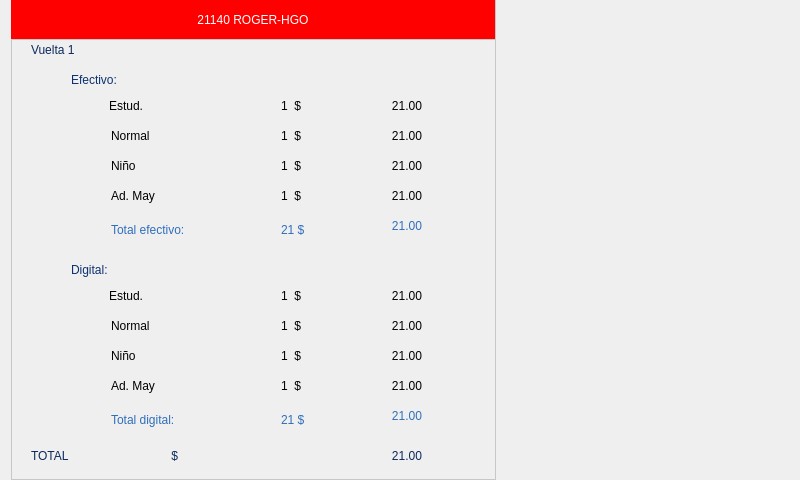
<?xml version='1.0' encoding='utf-8'?>
<ui version="4.0">
 <class>Form</class>
 <widget class="QWidget" name="Form">
  <property name="geometry">
   <rect>
    <x>0</x>
    <y>0</y>
    <width>800</width>
    <height>480</height>
   </rect>
  </property>
  <property name="minimumSize">
   <size>
    <width>800</width>
    <height>480</height>
   </size>
  </property>
  <property name="maximumSize">
   <size>
    <width>800</width>
    <height>480</height>
   </size>
  </property>
  <property name="windowTitle">
   <string>Form</string>
  </property>
  <widget class="QLabel" name="label_font">
   <property name="geometry">
    <rect>
     <x>0</x>
     <y>0</y>
     <width>800</width>
     <height>480</height>
    </rect>
   </property>
   <property name="text">
    <string />
   </property>
   <property name="pixmap">
    <pixmap>../Imagenes/Servicios.jpg</pixmap>
   </property>
   <property name="scaledContents">
    <bool>true</bool>
   </property>
   <property name="margin">
    <number>0</number>
   </property>
   <property name="indent">
    <number>-1</number>
   </property>
  </widget>
  <widget class="QFrame" name="destinos">
   <property name="geometry">
    <rect>
     <x>11</x>
     <y>-1</y>
     <width>485</width>
     <height>481</height>
    </rect>
   </property>
   <property name="styleSheet">
    <string notr="true">QFrame{
border: 1px solid #c7c7c7;
}</string>
   </property>
   <property name="frameShape">
    <enum>QFrame::StyledPanel</enum>
   </property>
   <property name="frameShadow">
    <enum>QFrame::Raised</enum>
   </property>
   <widget class="QLabel" name="label_vuelta">
    <property name="geometry">
     <rect>
      <x>20</x>
      <y>40</y>
      <width>101</width>
      <height>21</height>
     </rect>
    </property>
    <property name="styleSheet">
     <string notr="true">border: 0;
font: 15pt "MS Sans Serif";
color: rgb(11, 41, 92);</string>
    </property>
    <property name="text">
     <string>Vuelta 1</string>
    </property>
   </widget>
   <widget class="QLabel" name="label_estudiantes">
    <property name="geometry">
     <rect>
      <x>98</x>
      <y>100</y>
      <width>71</width>
      <height>31</height>
     </rect>
    </property>
    <property name="styleSheet">
     <string notr="true">border: 0;
font: 15pt "MS Sans Serif";</string>
    </property>
    <property name="frameShadow">
     <enum>QFrame::Plain</enum>
    </property>
    <property name="lineWidth">
     <number>0</number>
    </property>
    <property name="text">
     <string>Estud.</string>
    </property>
    <property name="alignment">
     <set>Qt::AlignLeading|Qt::AlignLeft|Qt::AlignTop</set>
    </property>
   </widget>
   <widget class="QLabel" name="label_head">
    <property name="geometry">
     <rect>
      <x>-1</x>
      <y>0</y>
      <width>486</width>
      <height>41</height>
     </rect>
    </property>
    <property name="styleSheet">
     <string notr="true">color:rgb(255, 255, 255);
background-color:rgb(255, 0, 0);
font: 87 20pt "Arial Black";</string>
    </property>
    <property name="text">
     <string>21140 ROGER-HGO</string>
    </property>
    <property name="alignment">
     <set>Qt::AlignCenter</set>
    </property>
   </widget>
   <widget class="QLabel" name="label_estudiantes_2">
    <property name="geometry">
     <rect>
      <x>100</x>
      <y>130</y>
      <width>71</width>
      <height>31</height>
     </rect>
    </property>
    <property name="styleSheet">
     <string notr="true">border: 0;
font: 15pt "MS Sans Serif";</string>
    </property>
    <property name="frameShadow">
     <enum>QFrame::Plain</enum>
    </property>
    <property name="lineWidth">
     <number>0</number>
    </property>
    <property name="text">
     <string>Normal</string>
    </property>
    <property name="alignment">
     <set>Qt::AlignLeading|Qt::AlignLeft|Qt::AlignTop</set>
    </property>
   </widget>
   <widget class="QLabel" name="label_estudiantes_3">
    <property name="geometry">
     <rect>
      <x>100</x>
      <y>160</y>
      <width>71</width>
      <height>31</height>
     </rect>
    </property>
    <property name="styleSheet">
     <string notr="true">border: 0;
font: 15pt "MS Sans Serif";</string>
    </property>
    <property name="frameShadow">
     <enum>QFrame::Plain</enum>
    </property>
    <property name="lineWidth">
     <number>0</number>
    </property>
    <property name="text">
     <string>Niño</string>
    </property>
    <property name="alignment">
     <set>Qt::AlignLeading|Qt::AlignLeft|Qt::AlignTop</set>
    </property>
   </widget>
   <widget class="QLabel" name="label_estudiantes_4">
    <property name="geometry">
     <rect>
      <x>100</x>
      <y>190</y>
      <width>81</width>
      <height>31</height>
     </rect>
    </property>
    <property name="styleSheet">
     <string notr="true">border: 0;
font: 15pt "MS Sans Serif";</string>
    </property>
    <property name="frameShadow">
     <enum>QFrame::Plain</enum>
    </property>
    <property name="lineWidth">
     <number>0</number>
    </property>
    <property name="text">
     <string>Ad. May</string>
    </property>
    <property name="alignment">
     <set>Qt::AlignLeading|Qt::AlignLeft|Qt::AlignTop</set>
    </property>
   </widget>
   <widget class="QLabel" name="label_cantidad_boletos_estud">
    <property name="geometry">
     <rect>
      <x>270</x>
      <y>100</y>
      <width>41</width>
      <height>31</height>
     </rect>
    </property>
    <property name="styleSheet">
     <string notr="true">border: 0;
font: 15pt "MS Sans Serif";</string>
    </property>
    <property name="frameShadow">
     <enum>QFrame::Plain</enum>
    </property>
    <property name="lineWidth">
     <number>0</number>
    </property>
    <property name="text">
     <string>1  $</string>
    </property>
    <property name="alignment">
     <set>Qt::AlignLeading|Qt::AlignLeft|Qt::AlignTop</set>
    </property>
   </widget>
   <widget class="QLabel" name="label_total_cobro_estud">
    <property name="geometry">
     <rect>
      <x>340</x>
      <y>100</y>
      <width>71</width>
      <height>31</height>
     </rect>
    </property>
    <property name="styleSheet">
     <string notr="true">border: 0;
font: 15pt "MS Sans Serif";</string>
    </property>
    <property name="frameShadow">
     <enum>QFrame::Plain</enum>
    </property>
    <property name="lineWidth">
     <number>0</number>
    </property>
    <property name="text">
     <string>21.00</string>
    </property>
    <property name="alignment">
     <set>Qt::AlignRight|Qt::AlignTop|Qt::AlignTrailing</set>
    </property>
   </widget>
   <widget class="QLabel" name="label_cantidad_boletos_normal">
    <property name="geometry">
     <rect>
      <x>270</x>
      <y>130</y>
      <width>41</width>
      <height>31</height>
     </rect>
    </property>
    <property name="styleSheet">
     <string notr="true">border: 0;
font: 15pt "MS Sans Serif";</string>
    </property>
    <property name="frameShadow">
     <enum>QFrame::Plain</enum>
    </property>
    <property name="lineWidth">
     <number>0</number>
    </property>
    <property name="text">
     <string>1  $</string>
    </property>
    <property name="alignment">
     <set>Qt::AlignLeading|Qt::AlignLeft|Qt::AlignTop</set>
    </property>
   </widget>
   <widget class="QLabel" name="label_total_cobro_normal">
    <property name="geometry">
     <rect>
      <x>340</x>
      <y>130</y>
      <width>71</width>
      <height>31</height>
     </rect>
    </property>
    <property name="styleSheet">
     <string notr="true">border: 0;
font: 15pt "MS Sans Serif";</string>
    </property>
    <property name="frameShadow">
     <enum>QFrame::Plain</enum>
    </property>
    <property name="lineWidth">
     <number>0</number>
    </property>
    <property name="text">
     <string>21.00</string>
    </property>
    <property name="alignment">
     <set>Qt::AlignRight|Qt::AlignTop|Qt::AlignTrailing</set>
    </property>
   </widget>
   <widget class="QLabel" name="label_cantidad_boletos_ninio">
    <property name="geometry">
     <rect>
      <x>270</x>
      <y>160</y>
      <width>41</width>
      <height>31</height>
     </rect>
    </property>
    <property name="styleSheet">
     <string notr="true">border: 0;
font: 15pt "MS Sans Serif";</string>
    </property>
    <property name="frameShadow">
     <enum>QFrame::Plain</enum>
    </property>
    <property name="lineWidth">
     <number>0</number>
    </property>
    <property name="text">
     <string>1  $</string>
    </property>
    <property name="alignment">
     <set>Qt::AlignLeading|Qt::AlignLeft|Qt::AlignTop</set>
    </property>
   </widget>
   <widget class="QLabel" name="label_cantidad_boletos_admayor">
    <property name="geometry">
     <rect>
      <x>270</x>
      <y>190</y>
      <width>41</width>
      <height>31</height>
     </rect>
    </property>
    <property name="styleSheet">
     <string notr="true">border: 0;
font: 15pt "MS Sans Serif";</string>
    </property>
    <property name="frameShadow">
     <enum>QFrame::Plain</enum>
    </property>
    <property name="lineWidth">
     <number>0</number>
    </property>
    <property name="text">
     <string>1  $</string>
    </property>
    <property name="alignment">
     <set>Qt::AlignLeading|Qt::AlignLeft|Qt::AlignTop</set>
    </property>
   </widget>
   <widget class="QLabel" name="label_total_cobro_ninio">
    <property name="geometry">
     <rect>
      <x>340</x>
      <y>160</y>
      <width>71</width>
      <height>31</height>
     </rect>
    </property>
    <property name="styleSheet">
     <string notr="true">border: 0;
font: 15pt "MS Sans Serif";</string>
    </property>
    <property name="frameShadow">
     <enum>QFrame::Plain</enum>
    </property>
    <property name="lineWidth">
     <number>0</number>
    </property>
    <property name="text">
     <string>21.00</string>
    </property>
    <property name="alignment">
     <set>Qt::AlignRight|Qt::AlignTop|Qt::AlignTrailing</set>
    </property>
   </widget>
   <widget class="QLabel" name="label_total_cobro_admayor">
    <property name="geometry">
     <rect>
      <x>340</x>
      <y>190</y>
      <width>71</width>
      <height>31</height>
     </rect>
    </property>
    <property name="styleSheet">
     <string notr="true">border: 0;
font: 15pt "MS Sans Serif";</string>
    </property>
    <property name="frameShadow">
     <enum>QFrame::Plain</enum>
    </property>
    <property name="lineWidth">
     <number>0</number>
    </property>
    <property name="text">
     <string>21.00</string>
    </property>
    <property name="alignment">
     <set>Qt::AlignRight|Qt::AlignTop|Qt::AlignTrailing</set>
    </property>
   </widget>
   <widget class="QLabel" name="label_estudiantes_5">
    <property name="geometry">
     <rect>
      <x>20</x>
      <y>450</y>
      <width>301</width>
      <height>31</height>
     </rect>
    </property>
    <property name="styleSheet">
     <string notr="true">border: 0;
font: 16pt "MS Sans Serif";
color: rgb(11, 41, 92);</string>
    </property>
    <property name="frameShadow">
     <enum>QFrame::Plain</enum>
    </property>
    <property name="lineWidth">
     <number>0</number>
    </property>
    <property name="text">
     <string>TOTAL                               $</string>
    </property>
    <property name="alignment">
     <set>Qt::AlignLeading|Qt::AlignLeft|Qt::AlignTop</set>
    </property>
   </widget>
   <widget class="QLabel" name="label_total_a_liquidar">
    <property name="geometry">
     <rect>
      <x>320</x>
      <y>450</y>
      <width>91</width>
      <height>31</height>
     </rect>
    </property>
    <property name="styleSheet">
     <string notr="true">border: 0;
font: 15pt "MS Sans Serif";
color: rgb(11, 41, 92);</string>
    </property>
    <property name="frameShadow">
     <enum>QFrame::Plain</enum>
    </property>
    <property name="lineWidth">
     <number>0</number>
    </property>
    <property name="text">
     <string>21.00</string>
    </property>
    <property name="alignment">
     <set>Qt::AlignRight|Qt::AlignTop|Qt::AlignTrailing</set>
    </property>
   </widget>
   <widget class="QLabel" name="label_total_cobro_admayor_digital">
    <property name="geometry">
     <rect>
      <x>340</x>
      <y>380</y>
      <width>71</width>
      <height>31</height>
     </rect>
    </property>
    <property name="styleSheet">
     <string notr="true">border: 0;
font: 15pt "MS Sans Serif";</string>
    </property>
    <property name="frameShadow">
     <enum>QFrame::Plain</enum>
    </property>
    <property name="lineWidth">
     <number>0</number>
    </property>
    <property name="text">
     <string>21.00</string>
    </property>
    <property name="alignment">
     <set>Qt::AlignRight|Qt::AlignTop|Qt::AlignTrailing</set>
    </property>
   </widget>
   <widget class="QLabel" name="label_total_cobro_estud_digital">
    <property name="geometry">
     <rect>
      <x>340</x>
      <y>290</y>
      <width>71</width>
      <height>31</height>
     </rect>
    </property>
    <property name="styleSheet">
     <string notr="true">border: 0;
font: 15pt "MS Sans Serif";</string>
    </property>
    <property name="frameShadow">
     <enum>QFrame::Plain</enum>
    </property>
    <property name="lineWidth">
     <number>0</number>
    </property>
    <property name="text">
     <string>21.00</string>
    </property>
    <property name="alignment">
     <set>Qt::AlignRight|Qt::AlignTop|Qt::AlignTrailing</set>
    </property>
   </widget>
   <widget class="QLabel" name="label_total_cobro_ninio_digital">
    <property name="geometry">
     <rect>
      <x>340</x>
      <y>350</y>
      <width>71</width>
      <height>31</height>
     </rect>
    </property>
    <property name="styleSheet">
     <string notr="true">border: 0;
font: 15pt "MS Sans Serif";</string>
    </property>
    <property name="frameShadow">
     <enum>QFrame::Plain</enum>
    </property>
    <property name="lineWidth">
     <number>0</number>
    </property>
    <property name="text">
     <string>21.00</string>
    </property>
    <property name="alignment">
     <set>Qt::AlignRight|Qt::AlignTop|Qt::AlignTrailing</set>
    </property>
   </widget>
   <widget class="QLabel" name="label_cantidad_boletos_ninio_digital">
    <property name="geometry">
     <rect>
      <x>270</x>
      <y>350</y>
      <width>41</width>
      <height>31</height>
     </rect>
    </property>
    <property name="styleSheet">
     <string notr="true">border: 0;
font: 15pt "MS Sans Serif";</string>
    </property>
    <property name="frameShadow">
     <enum>QFrame::Plain</enum>
    </property>
    <property name="lineWidth">
     <number>0</number>
    </property>
    <property name="text">
     <string>1  $</string>
    </property>
    <property name="alignment">
     <set>Qt::AlignLeading|Qt::AlignLeft|Qt::AlignTop</set>
    </property>
   </widget>
   <widget class="QLabel" name="label_estudiantes_6">
    <property name="geometry">
     <rect>
      <x>100</x>
      <y>380</y>
      <width>81</width>
      <height>31</height>
     </rect>
    </property>
    <property name="styleSheet">
     <string notr="true">border: 0;
font: 15pt "MS Sans Serif";</string>
    </property>
    <property name="frameShadow">
     <enum>QFrame::Plain</enum>
    </property>
    <property name="lineWidth">
     <number>0</number>
    </property>
    <property name="text">
     <string>Ad. May</string>
    </property>
    <property name="alignment">
     <set>Qt::AlignLeading|Qt::AlignLeft|Qt::AlignTop</set>
    </property>
   </widget>
   <widget class="QLabel" name="label_cantidad_boletos_estud_digital">
    <property name="geometry">
     <rect>
      <x>270</x>
      <y>290</y>
      <width>41</width>
      <height>31</height>
     </rect>
    </property>
    <property name="styleSheet">
     <string notr="true">border: 0;
font: 15pt "MS Sans Serif";</string>
    </property>
    <property name="frameShadow">
     <enum>QFrame::Plain</enum>
    </property>
    <property name="lineWidth">
     <number>0</number>
    </property>
    <property name="text">
     <string>1  $</string>
    </property>
    <property name="alignment">
     <set>Qt::AlignLeading|Qt::AlignLeft|Qt::AlignTop</set>
    </property>
   </widget>
   <widget class="QLabel" name="label_cantidad_boletos_normal_digital">
    <property name="geometry">
     <rect>
      <x>270</x>
      <y>320</y>
      <width>41</width>
      <height>31</height>
     </rect>
    </property>
    <property name="styleSheet">
     <string notr="true">border: 0;
font: 15pt "MS Sans Serif";</string>
    </property>
    <property name="frameShadow">
     <enum>QFrame::Plain</enum>
    </property>
    <property name="lineWidth">
     <number>0</number>
    </property>
    <property name="text">
     <string>1  $</string>
    </property>
    <property name="alignment">
     <set>Qt::AlignLeading|Qt::AlignLeft|Qt::AlignTop</set>
    </property>
   </widget>
   <widget class="QLabel" name="label_estudiantes_7">
    <property name="geometry">
     <rect>
      <x>100</x>
      <y>350</y>
      <width>71</width>
      <height>31</height>
     </rect>
    </property>
    <property name="styleSheet">
     <string notr="true">border: 0;
font: 15pt "MS Sans Serif";</string>
    </property>
    <property name="frameShadow">
     <enum>QFrame::Plain</enum>
    </property>
    <property name="lineWidth">
     <number>0</number>
    </property>
    <property name="text">
     <string>Niño</string>
    </property>
    <property name="alignment">
     <set>Qt::AlignLeading|Qt::AlignLeft|Qt::AlignTop</set>
    </property>
   </widget>
   <widget class="QLabel" name="label_total_cobro_normal_digital">
    <property name="geometry">
     <rect>
      <x>340</x>
      <y>320</y>
      <width>71</width>
      <height>31</height>
     </rect>
    </property>
    <property name="styleSheet">
     <string notr="true">border: 0;
font: 15pt "MS Sans Serif";</string>
    </property>
    <property name="frameShadow">
     <enum>QFrame::Plain</enum>
    </property>
    <property name="lineWidth">
     <number>0</number>
    </property>
    <property name="text">
     <string>21.00</string>
    </property>
    <property name="alignment">
     <set>Qt::AlignRight|Qt::AlignTop|Qt::AlignTrailing</set>
    </property>
   </widget>
   <widget class="QLabel" name="label_estudiantes_8">
    <property name="geometry">
     <rect>
      <x>100</x>
      <y>320</y>
      <width>71</width>
      <height>31</height>
     </rect>
    </property>
    <property name="styleSheet">
     <string notr="true">border: 0;
font: 15pt "MS Sans Serif";</string>
    </property>
    <property name="frameShadow">
     <enum>QFrame::Plain</enum>
    </property>
    <property name="lineWidth">
     <number>0</number>
    </property>
    <property name="text">
     <string>Normal</string>
    </property>
    <property name="alignment">
     <set>Qt::AlignLeading|Qt::AlignLeft|Qt::AlignTop</set>
    </property>
   </widget>
   <widget class="QLabel" name="label_estudiantes_9">
    <property name="geometry">
     <rect>
      <x>98</x>
      <y>290</y>
      <width>71</width>
      <height>31</height>
     </rect>
    </property>
    <property name="styleSheet">
     <string notr="true">border: 0;
font: 15pt "MS Sans Serif";</string>
    </property>
    <property name="frameShadow">
     <enum>QFrame::Plain</enum>
    </property>
    <property name="lineWidth">
     <number>0</number>
    </property>
    <property name="text">
     <string>Estud.</string>
    </property>
    <property name="alignment">
     <set>Qt::AlignLeading|Qt::AlignLeft|Qt::AlignTop</set>
    </property>
   </widget>
   <widget class="QLabel" name="label_cantidad_boletos_admayor_digital">
    <property name="geometry">
     <rect>
      <x>270</x>
      <y>380</y>
      <width>41</width>
      <height>31</height>
     </rect>
    </property>
    <property name="styleSheet">
     <string notr="true">border: 0;
font: 15pt "MS Sans Serif";</string>
    </property>
    <property name="frameShadow">
     <enum>QFrame::Plain</enum>
    </property>
    <property name="lineWidth">
     <number>0</number>
    </property>
    <property name="text">
     <string>1  $</string>
    </property>
    <property name="alignment">
     <set>Qt::AlignLeading|Qt::AlignLeft|Qt::AlignTop</set>
    </property>
   </widget>
   <widget class="QLabel" name="label_vuelta_2">
    <property name="geometry">
     <rect>
      <x>60</x>
      <y>70</y>
      <width>101</width>
      <height>21</height>
     </rect>
    </property>
    <property name="styleSheet">
     <string notr="true">border: 0;
font: 15pt "MS Sans Serif";
color: rgb(12, 49, 112);</string>
    </property>
    <property name="text">
     <string>Efectivo:</string>
    </property>
   </widget>
   <widget class="QLabel" name="label_vuelta_3">
    <property name="geometry">
     <rect>
      <x>60</x>
      <y>260</y>
      <width>101</width>
      <height>21</height>
     </rect>
    </property>
    <property name="styleSheet">
     <string notr="true">border: 0;
font: 15pt "MS Sans Serif";
color: rgb(12, 49, 112);</string>
    </property>
    <property name="text">
     <string>Digital:</string>
    </property>
   </widget>
   <widget class="QLabel" name="label_vuelta_4">
    <property name="geometry">
     <rect>
      <x>100</x>
      <y>220</y>
      <width>161</width>
      <height>21</height>
     </rect>
    </property>
    <property name="styleSheet">
     <string notr="true">border: 0;
font: 15pt "MS Sans Serif";
color: rgb(48, 110, 188);</string>
    </property>
    <property name="text">
     <string>Total efectivo:</string>
    </property>
   </widget>
   <widget class="QLabel" name="label_cantidad_total_boletos_efectivo">
    <property name="geometry">
     <rect>
      <x>270</x>
      <y>220</y>
      <width>61</width>
      <height>21</height>
     </rect>
    </property>
    <property name="styleSheet">
     <string notr="true">border: 0;
font: 15pt "MS Sans Serif";
color: rgb(48, 110, 188);</string>
    </property>
    <property name="text">
     <string>21 $</string>
    </property>
   </widget>
   <widget class="QLabel" name="label_cantidad_total_boletos_digital">
    <property name="geometry">
     <rect>
      <x>270</x>
      <y>410</y>
      <width>61</width>
      <height>21</height>
     </rect>
    </property>
    <property name="styleSheet">
     <string notr="true">border: 0;
font: 15pt "MS Sans Serif";
color: rgb(48, 110, 188);</string>
    </property>
    <property name="text">
     <string>21 $</string>
    </property>
   </widget>
   <widget class="QLabel" name="label_vuelta_7">
    <property name="geometry">
     <rect>
      <x>100</x>
      <y>410</y>
      <width>161</width>
      <height>21</height>
     </rect>
    </property>
    <property name="styleSheet">
     <string notr="true">border: 0;
font: 15pt "MS Sans Serif";
color: rgb(48, 110, 188);</string>
    </property>
    <property name="text">
     <string>Total digital:</string>
    </property>
   </widget>
   <widget class="QLabel" name="label_total_cobro_efectivo">
    <property name="geometry">
     <rect>
      <x>340</x>
      <y>220</y>
      <width>71</width>
      <height>31</height>
     </rect>
    </property>
    <property name="styleSheet">
     <string notr="true">border: 0;
font: 15pt "MS Sans Serif";
color: rgb(48, 110, 188);</string>
    </property>
    <property name="frameShadow">
     <enum>QFrame::Plain</enum>
    </property>
    <property name="lineWidth">
     <number>0</number>
    </property>
    <property name="text">
     <string>21.00</string>
    </property>
    <property name="alignment">
     <set>Qt::AlignRight|Qt::AlignTop|Qt::AlignTrailing</set>
    </property>
   </widget>
   <widget class="QLabel" name="label_total_cobro_digital">
    <property name="geometry">
     <rect>
      <x>340</x>
      <y>410</y>
      <width>71</width>
      <height>31</height>
     </rect>
    </property>
    <property name="styleSheet">
     <string notr="true">border: 0;
font: 15pt "MS Sans Serif";
color: rgb(48, 110, 188);</string>
    </property>
    <property name="frameShadow">
     <enum>QFrame::Plain</enum>
    </property>
    <property name="lineWidth">
     <number>0</number>
    </property>
    <property name="text">
     <string>21.00</string>
    </property>
    <property name="alignment">
     <set>Qt::AlignRight|Qt::AlignTop|Qt::AlignTrailing</set>
    </property>
   </widget>
  </widget>
  <widget class="QLabel" name="label_fin">
   <property name="geometry">
    <rect>
     <x>560</x>
     <y>390</y>
     <width>61</width>
     <height>61</height>
    </rect>
   </property>
   <property name="text">
    <string />
   </property>
   <property name="pixmap">
    <pixmap>../Imagenes/cerrarVuelta.png</pixmap>
   </property>
   <property name="scaledContents">
    <bool>true</bool>
   </property>
  </widget>
  <widget class="QLabel" name="label_user">
   <property name="geometry">
    <rect>
     <x>540</x>
     <y>110</y>
     <width>221</width>
     <height>231</height>
    </rect>
   </property>
   <property name="text">
    <string />
   </property>
   <property name="pixmap">
    <pixmap>../Imagenes/User/user/generico.jpg</pixmap>
   </property>
   <property name="scaledContents">
    <bool>true</bool>
   </property>
  </widget>
  <widget class="QLabel" name="label_cancel">
   <property name="geometry">
    <rect>
     <x>710</x>
     <y>390</y>
     <width>61</width>
     <height>61</height>
    </rect>
   </property>
   <property name="text">
    <string />
   </property>
   <property name="pixmap">
    <pixmap>../Imagenes/no.png</pixmap>
   </property>
   <property name="scaledContents">
    <bool>true</bool>
   </property>
  </widget>
 </widget>
 <resources />
 <connections />
</ui>
